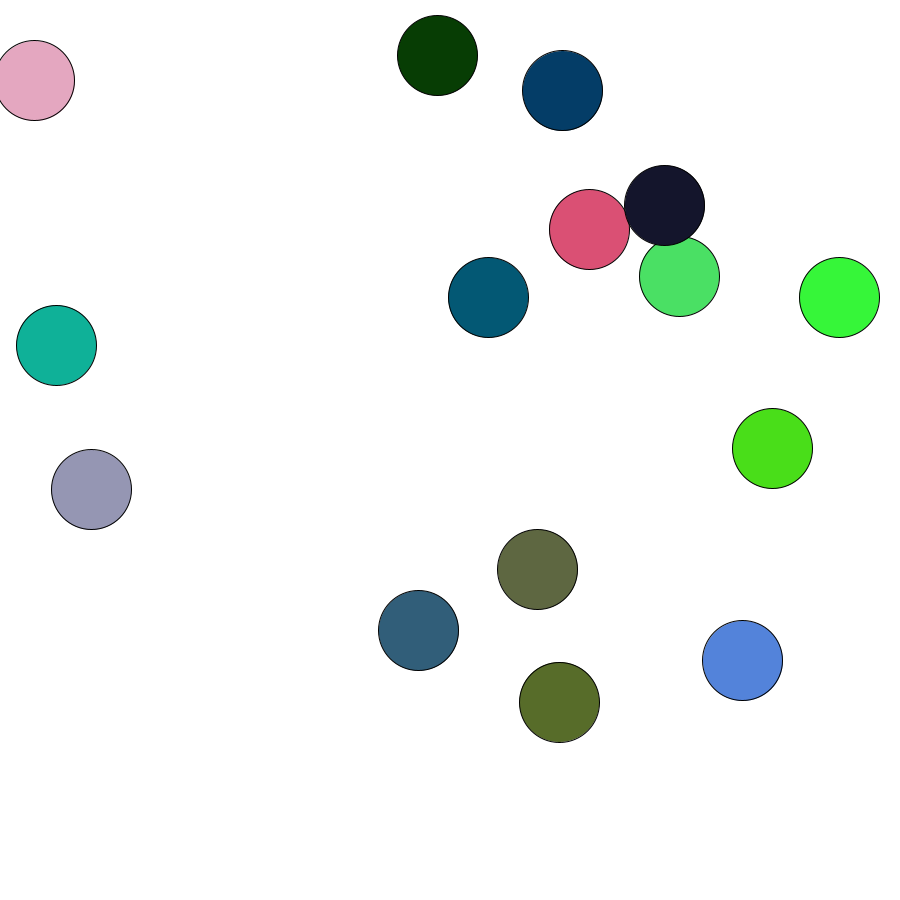
Frame 1 (no input)
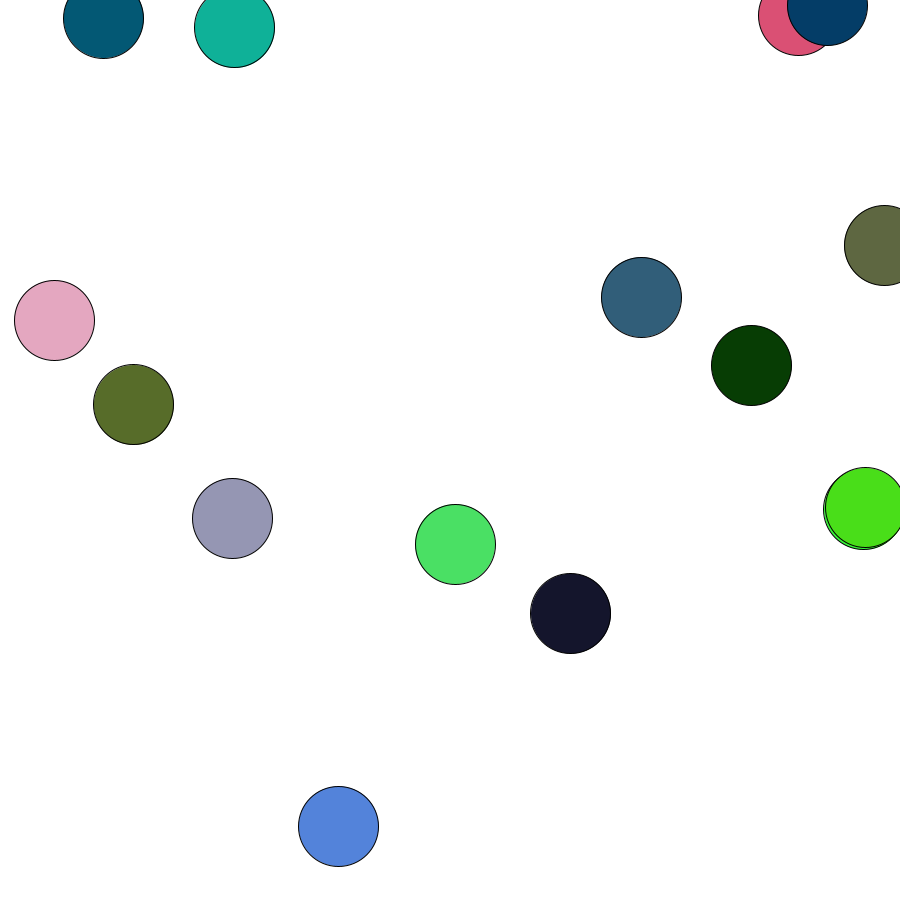
Frame 60 (the mouse pressed at the canvas centre just before this capture)
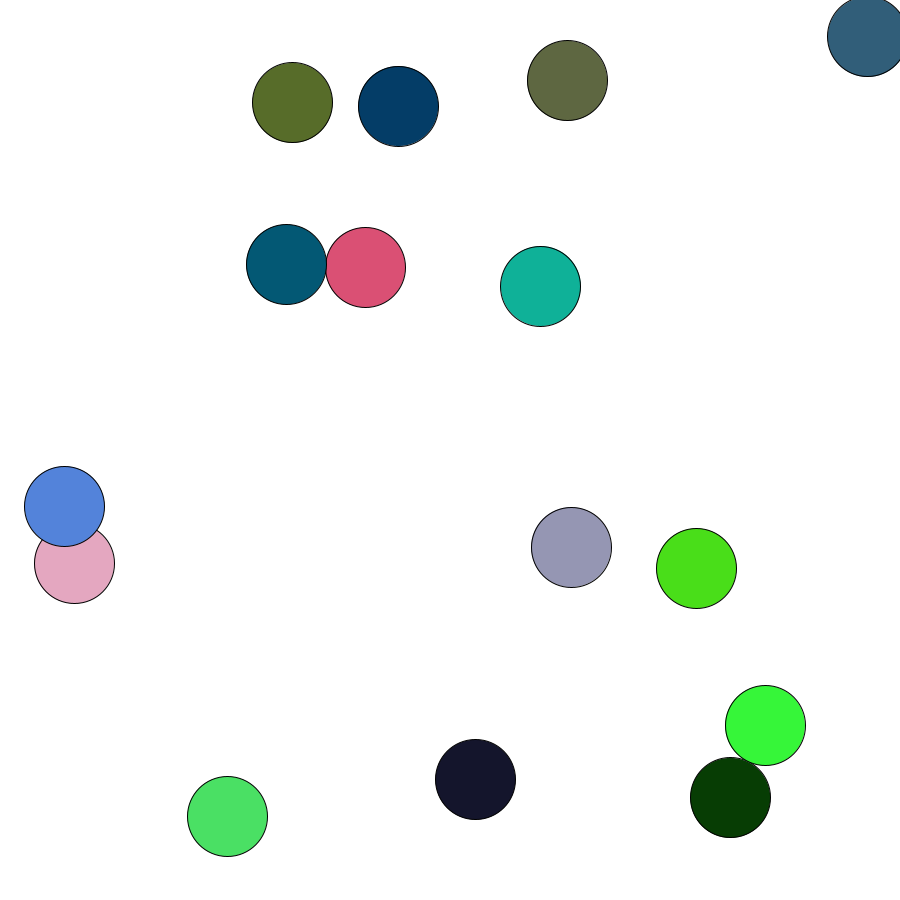
Frame 120 (the mouse held since frame 60 and released just before this capture)

The Processing sketch that drew these frames (run headless with seeded random() and noise(); from frame 60 on, the mouse is pressed at the canvas centre):

// Processing sketch: OOP_example
// ── OOP_example.pde
// create empty array
Circle[] circles = new Circle[15];

void setup() {
  size(900, 900);
  for (int i = 0; i < circles.length; i++) {
    // add new instances of the Circle class to the array
    circles[i] = new Circle(random(width), random(height), random(-8, 8), random(-8, 8));
  }
}

void draw() {
  // white canvas background
  background(255);

  for (int i = 0; i < circles.length; i++) {
    circles[i].move();
    circles[i].display();
  }
}

class Circle {
  float x;
  float y;
  float xSpeed;
  float ySpeed;
  color myColor;

  // constructor
  Circle(float x, float y, float xSpeed, float ySpeed) {
    this.x = x;
    this.y = y;
    this.xSpeed = xSpeed;
    this.ySpeed = ySpeed;
    myColor = color(random(255), random(255), random(255));
  }

  // make sure circles stay within bounds
  void move() {
    x += xSpeed;
    if (x < 0 || x > width) {
      xSpeed *= -1;
    }

    y += ySpeed;
    if (y < 0 || y > height) {
      ySpeed *= -1;
    }
  }

  void display() {
    fill(myColor);
    ellipse(x, y, 80, 80);
  }
}
